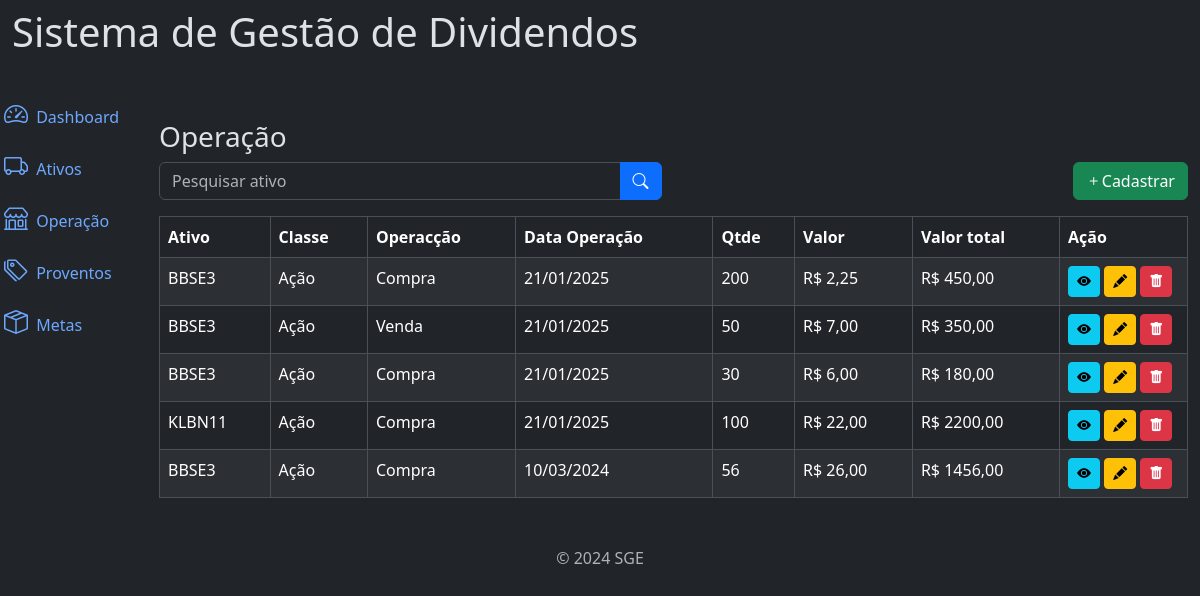
The page /operacao/ (signed in) on the database its author committed.
### carteira/models.py (models this page shows, shortened)
class Operacao(models.Model):
    class Meta:
        verbose_name = "Operação"
        verbose_name_plural = "Operação"
        ordering=['-data_operacao']
    fk_user = models.ForeignKey(User, on_delete=models.CASCADE, related_name="user_operacao",  null=True) #relacionando campo com a pk da tbl user
    id_ativo = models.ForeignKey(Ativos, on_delete=models.PROTECT, null=True, blank=True, verbose_name='Ativo') #relacionando campo com a pk da tbl ativo
    classe = models.CharField(max_length=10)
    tipo_operacao = models.CharField(max_length=20, verbose_name='tipo de operação', blank=True, null=True)
    data_operacao = models.DateField(verbose_name='data da operação')
    qtd = models.IntegerField(verbose_name='quantidade')
    valor_cota = models.DecimalField(max_digits=20, decimal_places=2,verbose_name='valor da cota')
    fonte_recurso = models.CharField(max_length=20, verbose_name='Fonte de recurso', null=True, blank=True )
    valor_total = models.DecimalField(max_digits=20, decimal_places=2,verbose_name='Total da Operaçao')
    ano= models.IntegerField(verbose_name='ano', null=True, blank=True)
    created_at = models.DateTimeField(auto_now_add=True, verbose_name='criado em')
    update_at = models.DateTimeField(auto_now=True, verbose_name='atualizado em')

class Ativos(models.Model):
    class Meta:
        verbose_name = "Ativo"
        verbose_name_plural = "Ativos"
        ordering=['ativo']
    fk_user = models.ForeignKey(User, on_delete=models.CASCADE, related_name="user_ativo", null=True,) #relacionando campo com a pk da tbl user
    ativo = models.CharField(max_length=250,verbose_name='nome do ativo')
    ticket = models.CharField(max_length=10)
    classe = models.CharField(max_length=10)
    cnpj = models.CharField(max_length=20, verbose_name='CNPJ')
    setor = models.ForeignKey(SetorAtivo, on_delete=models.PROTECT, related_name="setor_ativo", verbose_name='Setor')
    qtdAtivo = models.IntegerField(verbose_name='Qtd', blank=True, null= True)
    investimento= models.DecimalField(max_digits=20, decimal_places=2, blank=True, null= True)
    dividendos= models.DecimalField(max_digits=20, decimal_places=2, blank=True, null= True)
    created_at = models.DateTimeField(auto_now_add=True, verbose_name='criado em')
    update_at = models.DateTimeField(auto_now=True, verbose_name='atualizado em')
    def __str__(self):
        return self.ticket

### carteira/views/operacao_views.py (the view)
# urls.py: path('operacao/', views.OperacaoRender.as_view(), name='list_operacao'),
class OperacaoRender(ListView):
    model = Operacao
    template_name = 'operacao/list.html'
    context_object_name = 'lists'
    ordering = '-data_operacao'
    paginate_by = 20
    def get_queryset(self):
        queryset = Operacao.objects.filter(fk_user=self.request.user).order_by(self.ordering)
        filter_name = self.request.GET.get('name')
        if filter_name:
            queryset = queryset.filter(ticket__icontains=filter_name)
        return queryset

### carteira/templates/operacao/list.html (shortened to what this page needs)
{% extends "global/base.html" %}
{% block content %}
<p class="h3">Operação</p>
    <div class="row mb-3">
        <div class="col-md-6">
            <form action="#" method="GET">
                <div class="input-group">
                    <input type="text" class="form-control" name="name" placeholder="Pesquisar ativo" value="{{ request.GET.name }}"/>
                    {% if request.GET.name %}
                        <a href="#" class="btn btn-primary">
                            <i class="bi bi-x-lg"></i>
                        </a>
                    {% else %}
                        <button type="submit" class="btn btn-primary">
                            <i class="bi bi-search"></i>
                        </button>
                    {% endif %}
                </div>
            </form>
        </div>
        <div class="col-md-6">
            <a href="#" class="btn btn-success float-end"
            data-bs-toggle="modal"
            data-bs-target="#cadastroModal"
            hx-get = {% url "create_operacao" %}
            hx-target = "#addContent"
            hx-swap = "innerHTML">
                <i class="bi bi-plus"></i>Cadastrar
            </a>
        </div>
    </div>
    <div class="table-responsive">
    {% if lists %}
       {% include "operacao/table.html" %}
    {% else %}
        <p class="h3">Nenhum registro encontrado.</p>
    {% endif %}
    </div>
{% endblock %}

### carteira/templates/operacao/table.html
<table class="table table-striped table-bordered">
    <thead>
        <tr>
            <th>Ativo</th>
            <th>Classe</th>
            <th>Operacção</th>
            <th>Data Operação</th>
            <th>Qtde</th>
            <th>Valor</th>
            <th>Valor total</th>
            <th>Ação</th>
        </tr>
    </thead>
    <tbody >
        {% for list in lists %}
            <tr>
                <td>{{ list.id_ativo }}</td>
                <td>{{ list.classe }}</td>
                <td>{{ list.tipo_operacao }}</td>
                <td>{{ list.data_operacao|date:"d/m/Y" }}</td>
                <td>{{ list.qtd }}</td>
                <td>R$ {{ list.valor_cota|floatformat:2 }}</td>
                <td>R$ {{ list.valor_total|floatformat:2 }}</td>
                <td style="width:8em">
                    <a href="#" class="btn btn-info btn-sm"><i class="bi bi-eye-fill"></i></a>
                    <a href="#" class="btn btn-warning btn-sm" data-bs-toggle="modal"
                    data-bs-target="#cadastroModal"
                    hx-get = {% url "update_operacao" list.pk %}
                    hx-target = "#addContent"
                    hx-swap = "innerHTML"
                    ><i class="bi bi-pencil-fill"></i></a>
                    <a  onclick="modal(this)"
                    data-page="operacao"
                    data-name="{{list.id_ativo}}"
                    data-id="{{list.pk}}"
                     href="#"
                     class="btn btn-danger btn-sm"><i class="bi bi-trash-fill"></i></i></a>
                </td>
            </tr>
        {% endfor %}
    </tbody>
</table>

### rows shown on the page
Operacao: id_ativo "BBSE3", classe "Ação", tipo_operacao "Compra", data_operacao "21/01/2025", qtd "200", valor_cota "2,25", valor_total "450,00"
Operacao: id_ativo "BBSE3", classe "Ação", tipo_operacao "Venda", data_operacao "21/01/2025", qtd "50", valor_cota "7,00", valor_total "350,00"
Operacao: id_ativo "BBSE3", classe "Ação", tipo_operacao "Compra", data_operacao "21/01/2025", qtd "30", valor_cota "6,00", valor_total "180,00"
Operacao: id_ativo "KLBN11", classe "Ação", tipo_operacao "Compra", data_operacao "21/01/2025", qtd "100", valor_cota "22,00", valor_total "2200,00"
Operacao: id_ativo "BBSE3", classe "Ação", tipo_operacao "Compra", data_operacao "10/03/2024", qtd "56", valor_cota "26,00", valor_total "1456,00"
